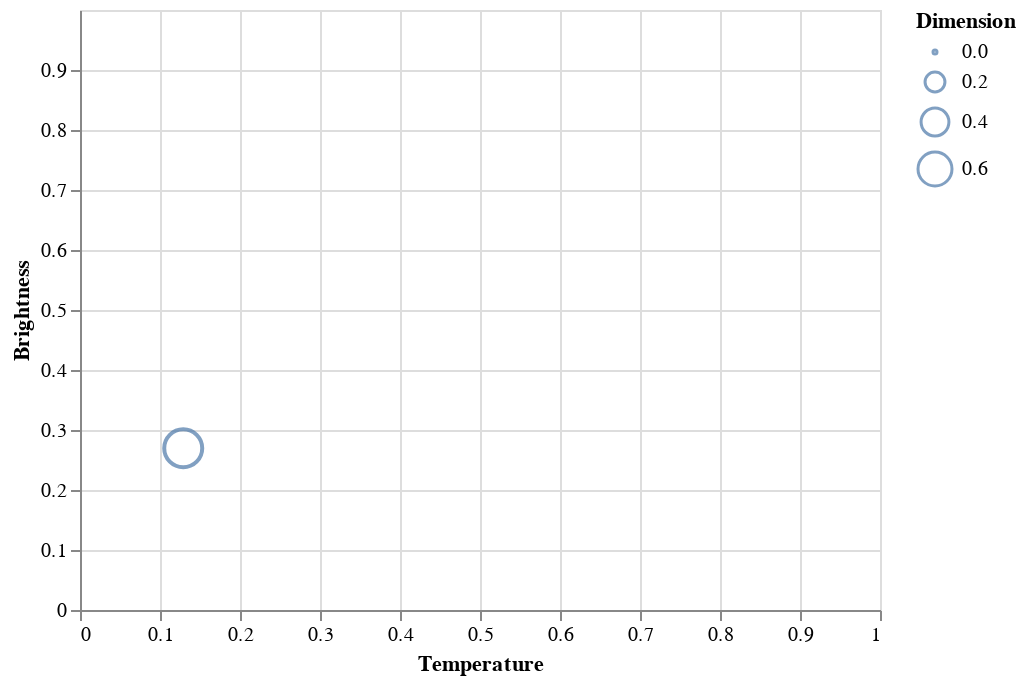

The notebook cell saved with this chart:
### Code cell
data = dataset[dataset['Spectral_Class'] == 'G']
data

alt.Chart(data).mark_point().encode( 
    
    x = alt.X('Temperature',
         scale = alt.Scale(domain = (min(dataset.Temperature), max(dataset.Temperature))),
         axis = alt.Axis(format='K', title='Temperature')
         ),
    
    y = alt.Y('L',
         scale = alt.Scale(domain = (min(dataset.L), max(dataset.L))),
         axis = alt.Axis(format='K', title='Brightness')
         ),
    
    size = alt.Size('R', legend = alt.Legend(title = 'Dimension'))
)

### Figure 1 — Vega-Lite specification as saved in the notebook (floating-point values rounded to 4 significant figures)
{"config": {"view": {"continuousWidth": 400, "continuousHeight": 300}}, "data": {"name": "data-8292ace70dc9510e72dccedbcb07ec75"}, "mark": "point", "encoding": {"size": {"type": "quantitative", "field": "R", "legend": {"title": "Dimension"}}, "x": {"type": "quantitative", "axis": {"format": "K", "title": "Temperature"}, "field": "Temperature", "scale": {"domain": [0.0, 1.0]}}, "y": {"type": "quantitative", "axis": {"format": "K", "title": "Brightness"}, "field": "L", "scale": {"domain": [0.0, 1.0]}}}, "$schema": "https://vega.github.io/schema/vega-lite/v4.8.1.json", "datasets": {"data-8292ace70dc9510e72dccedbcb07ec75": [{"Temperature": 0.129, "L": 0.2696, "R": 0.7529, "A_M": 0.09222, "Color": "Red", "Spectral_Class": "G", "Type": 5}]}}
